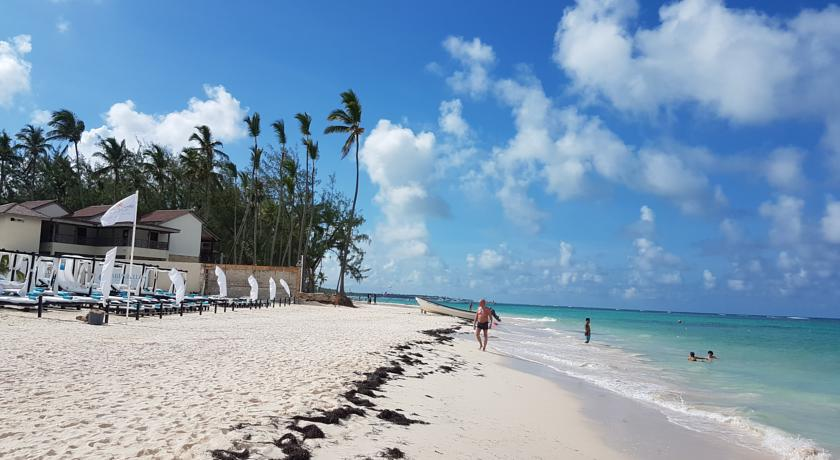
#> input picture Content Aware Image Resizing/beach.jpg, 840 x 460 px
$ python equalization.py -i '../Content Aware Image Resizing/beach.jpg'
#> lines starting #> are read from the running program, lines starting #| are printed output that depends on the picture
#> in main, input is the input picture: shape (460, 840, 3); mean B, G, R 179.2, 154.7, 128.6
import numpy as np
import matplotlib.pyplot as plt
from cv2 import cv2
import argparse


def get_cdf(input):
    bins = np.arange(0, 256, 1.)
    hist, _ = np.histogram(input, bins=bins)
#> hist = 255 values, max 8326 at index 208, min 15 at index 1, mean 1515.3
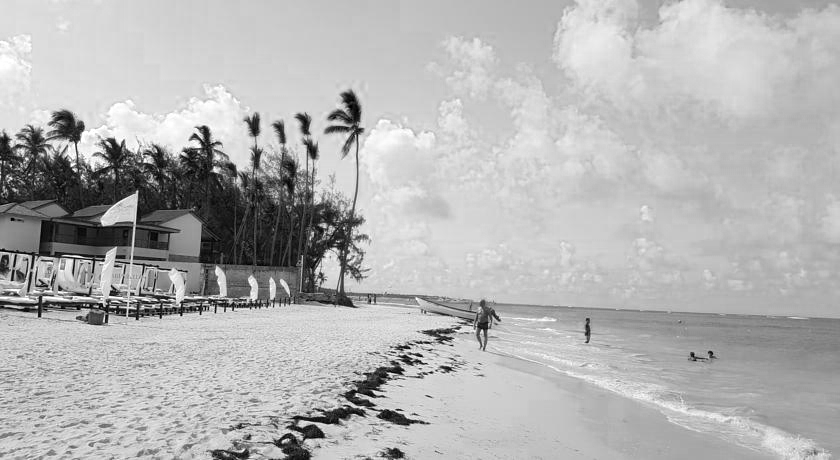
#> input: shape (460, 840); min 0, max 255, mean 179.2
    hist = np.insert(hist, 0, 0)
#> hist = 256 values, max 8326 at index 209, min 0 at index 0, mean 1509.4
    return np.cumsum(hist / hist.sum())


def get_hist(input):
    bins = np.arange(0, 256, 1.)
    hist, _ = np.histogram(input, bins=bins)
    return hist / input.size


def LUT(input):
    return 255*get_cdf(input)[input]
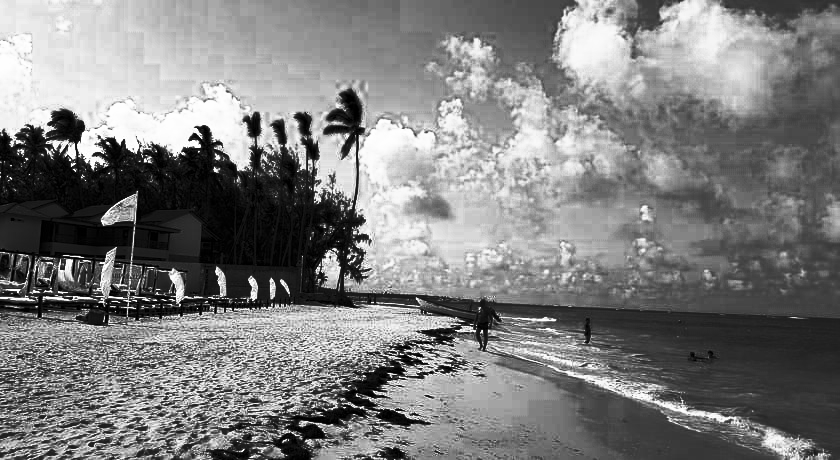
#> returned value: shape (460, 840) float64; min 0, max 255, mean 126
#> in get_cdf (call 2), `bins = np.arange(0, 256, 1.)`: bins = 256 values from 0 to 255
#> in get_cdf (call 2), `hist, _ = np.histogram(input, bins=bins)`: hist = 255 values, max 4363 at index 173, min 15 at index 253, mean 1515.3
#> in get_cdf (call 2), `hist, _ = np.histogram(input, bins=bins)`:
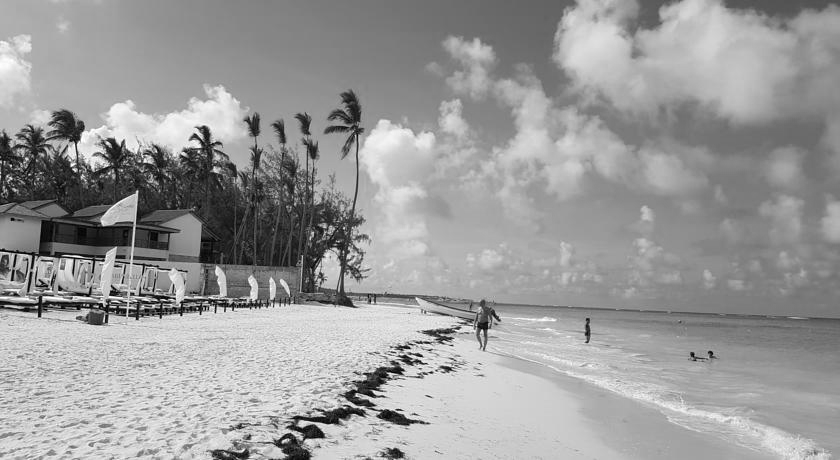
#> input: shape (460, 840); min 0, max 255, mean 154.7
#> in get_cdf (call 2), `hist = np.insert(hist, 0, 0)`: hist = 256 values, max 4363 at index 174, min 0 at index 0, mean 1509.4


def equalization(input):
    return np.dstack((LUT(input[:, :, 0]), LUT(input[:, :, 1]), LUT(input[:, :, 2])))
#> in LUT (call 2), `return 255*get_cdf(input)[input]`:
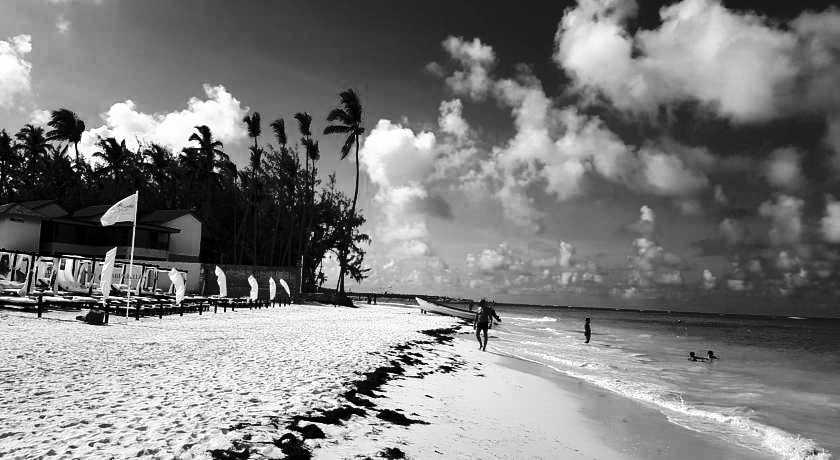
#> returned value: shape (460, 840) float64; min 0, max 255, mean 126.7; drawn with min black and max white
#> in get_cdf (call 3), `hist, _ = np.histogram(input, bins=bins)`: hist = 255 values, max 3307 at index 218, min 24 at index 253, mean 1515.3
#> in get_cdf (call 3), `hist, _ = np.histogram(input, bins=bins)`:
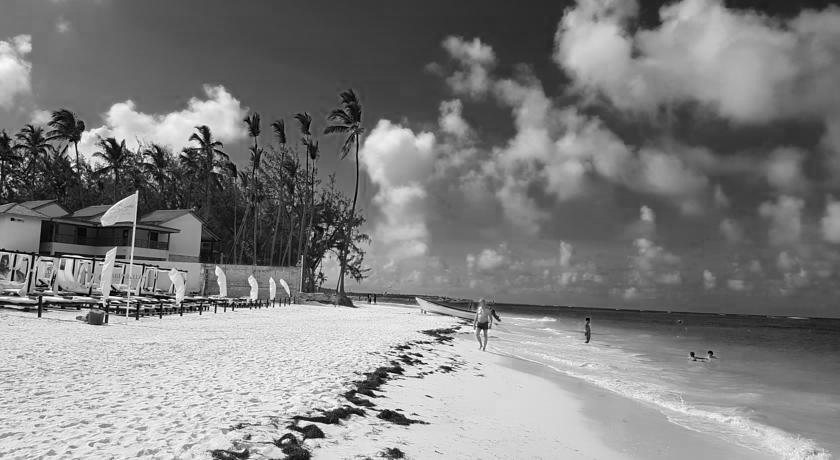
#> input: shape (460, 840); min 0, max 255, mean 128.6
#> in get_cdf (call 3), `hist = np.insert(hist, 0, 0)`: hist = 256 values, max 3307 at index 219, min 0 at index 0, mean 1509.4
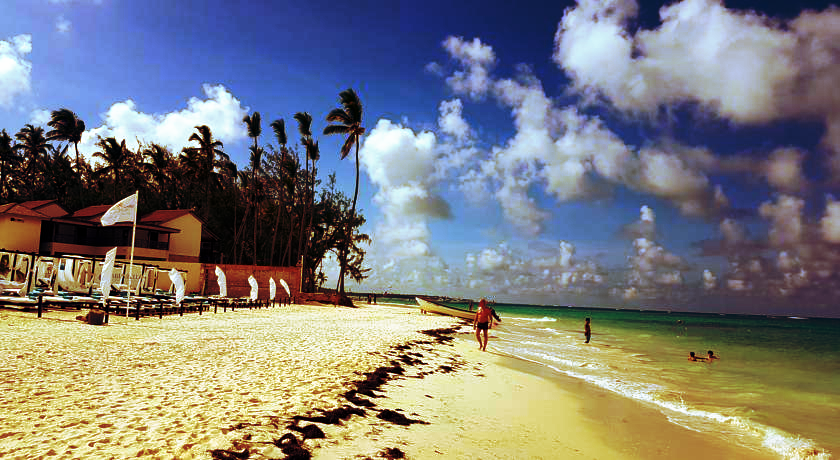
#> returned value: shape (460, 840, 3) float64; mean of channels 0, 1, 2 126, 126.7, 126.9; drawn with min black and max white


def plot(pics, ope='Histogram Equalization'):
#> called with ope = 'Histogram Equalization'
    plt.figure(figsize=(16, 10))
    for i, pic in enumerate(pics):
        img = cv2.imread(pic)
        plt.subplot(2, 2, i * 2 + 1)
        plt.imshow(img[:, :, ::-1])
        if i == 0:
            title = 'Origin Picture'
        else:
            title = ope
        plt.title(title, fontsize=12)
        plt.xticks([])
        plt.yticks([])

        plt.subplot(2, 2, i * 2 + 2)
        if i == 0:
            plt.title('Corresponding pdf', fontsize=12)
        plt.xlabel("Mean: {:.2f}  Std Dev: {:.2f}".format(np.mean(img), np.std(img)))
        plt.plot(get_hist(img))
#> in get_hist, `hist, _ = np.histogram(input, bins=bins)`: hist = 255 values, max 13556 at index 208, min 84 at index 1, mean 4545.9


    plt.savefig('result_' + ope + '.jpg')
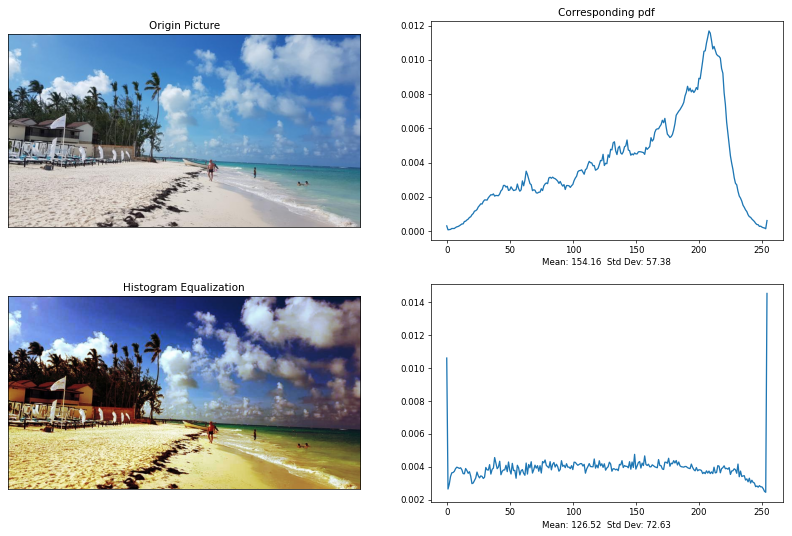
#> figure drawn by matplotlib, 4 panels; panel 2: curve peaks at x = 208, y = 0.0117; panel 4: curve peaks at x = 254, y = 0.0145
    plt.show()


def main():
    parse = argparse.ArgumentParser(description='Point Processing')
    parse.add_argument('-i', dest='input', type=str, default='input.jpg', help='input picture')
    parse.add_argument('-o', dest='output', type=str, default='output.jpg', help='output picture')
    args = parse.parse_args()

    if args.input:
        input = cv2.imread(args.input)
    else:
        print("Invalid input picture")
        return

    cv2.imwrite(args.output, equalization(input))
    plot([args.input, args.output])


if __name__ == '__main__':
    main()
